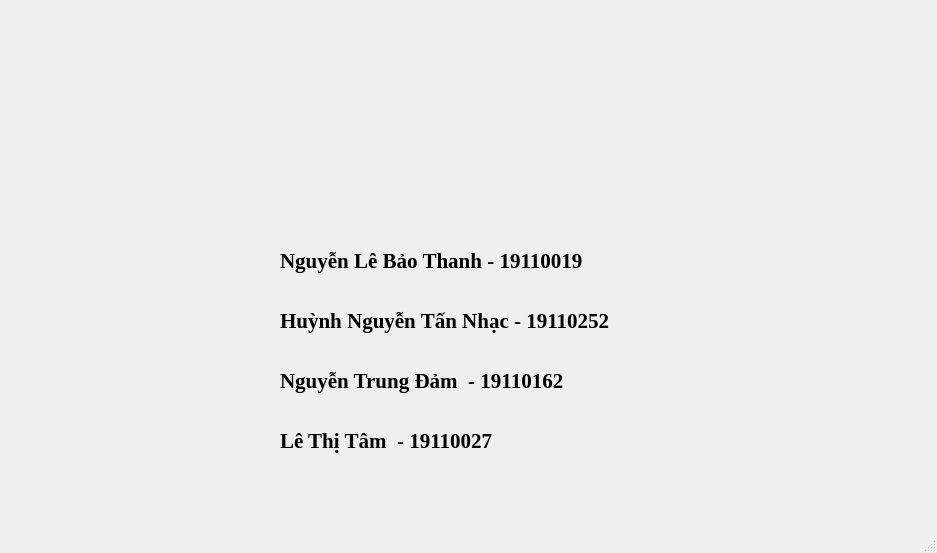
<?xml version="1.0" encoding="UTF-8"?>
<ui version="4.0">
 <class>MainWindow</class>
 <widget class="QMainWindow" name="MainWindow">
  <property name="geometry">
   <rect>
    <x>0</x>
    <y>0</y>
    <width>937</width>
    <height>553</height>
   </rect>
  </property>
  <property name="windowTitle">
   <string>MainWindow</string>
  </property>
  <widget class="QWidget" name="centralwidget">
   <widget class="QLabel" name="label">
    <property name="geometry">
     <rect>
      <x>190</x>
      <y>20</y>
      <width>611</width>
      <height>171</height>
     </rect>
    </property>
    <property name="styleSheet">
     <string notr="true">border-image: url(:/hcmute/img/hcmute.png);</string>
    </property>
    <property name="text">
     <string/>
    </property>
   </widget>
   <widget class="QLabel" name="label_2">
    <property name="geometry">
     <rect>
      <x>50</x>
      <y>240</y>
      <width>181</width>
      <height>151</height>
     </rect>
    </property>
    <property name="styleSheet">
     <string notr="true">border-image: url(:/9/img/chin.jpg);</string>
    </property>
    <property name="text">
     <string/>
    </property>
   </widget>
   <widget class="QLabel" name="label_3">
    <property name="geometry">
     <rect>
      <x>280</x>
      <y>230</y>
      <width>411</width>
      <height>61</height>
     </rect>
    </property>
    <property name="font">
     <font>
      <family>Times New Roman</family>
      <pointsize>16</pointsize>
      <weight>75</weight>
      <bold>true</bold>
     </font>
    </property>
    <property name="text">
     <string>Nguyễn Lê Bảo Thanh - 19110019</string>
    </property>
   </widget>
   <widget class="QLabel" name="label_4">
    <property name="geometry">
     <rect>
      <x>280</x>
      <y>350</y>
      <width>381</width>
      <height>61</height>
     </rect>
    </property>
    <property name="font">
     <font>
      <family>Times New Roman</family>
      <pointsize>16</pointsize>
      <weight>75</weight>
      <bold>true</bold>
     </font>
    </property>
    <property name="text">
     <string>Nguyễn Trung Đảm  - 19110162</string>
    </property>
   </widget>
   <widget class="QLabel" name="label_5">
    <property name="geometry">
     <rect>
      <x>280</x>
      <y>410</y>
      <width>311</width>
      <height>61</height>
     </rect>
    </property>
    <property name="font">
     <font>
      <family>Times New Roman</family>
      <pointsize>16</pointsize>
      <weight>75</weight>
      <bold>true</bold>
     </font>
    </property>
    <property name="text">
     <string>Lê Thị Tâm  - 19110027</string>
    </property>
   </widget>
   <widget class="QLabel" name="label_6">
    <property name="geometry">
     <rect>
      <x>280</x>
      <y>290</y>
      <width>441</width>
      <height>61</height>
     </rect>
    </property>
    <property name="font">
     <font>
      <family>Times New Roman</family>
      <pointsize>16</pointsize>
      <weight>75</weight>
      <bold>true</bold>
     </font>
    </property>
    <property name="text">
     <string>Huỳnh Nguyễn Tấn Nhạc - 19110252</string>
    </property>
   </widget>
  </widget>
  <widget class="QMenuBar" name="menubar">
   <property name="geometry">
    <rect>
     <x>0</x>
     <y>0</y>
     <width>937</width>
     <height>26</height>
    </rect>
   </property>
  </widget>
  <widget class="QStatusBar" name="statusbar"/>
 </widget>
 <resources>
  <include location="nhomtacgia.qrc"/>
 </resources>
 <connections/>
</ui>
